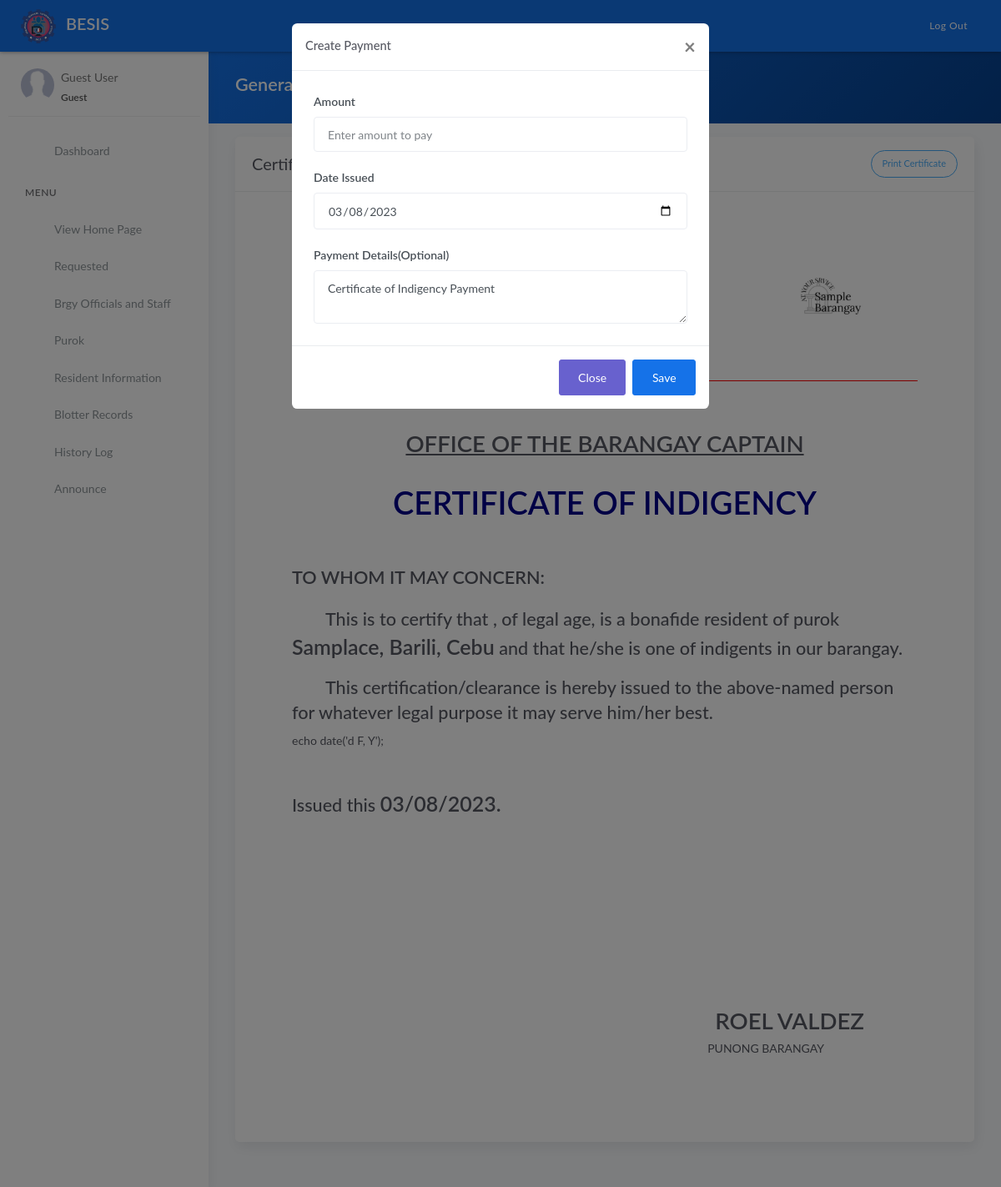
Page /generate_indi_cert.php on the earlier database version.
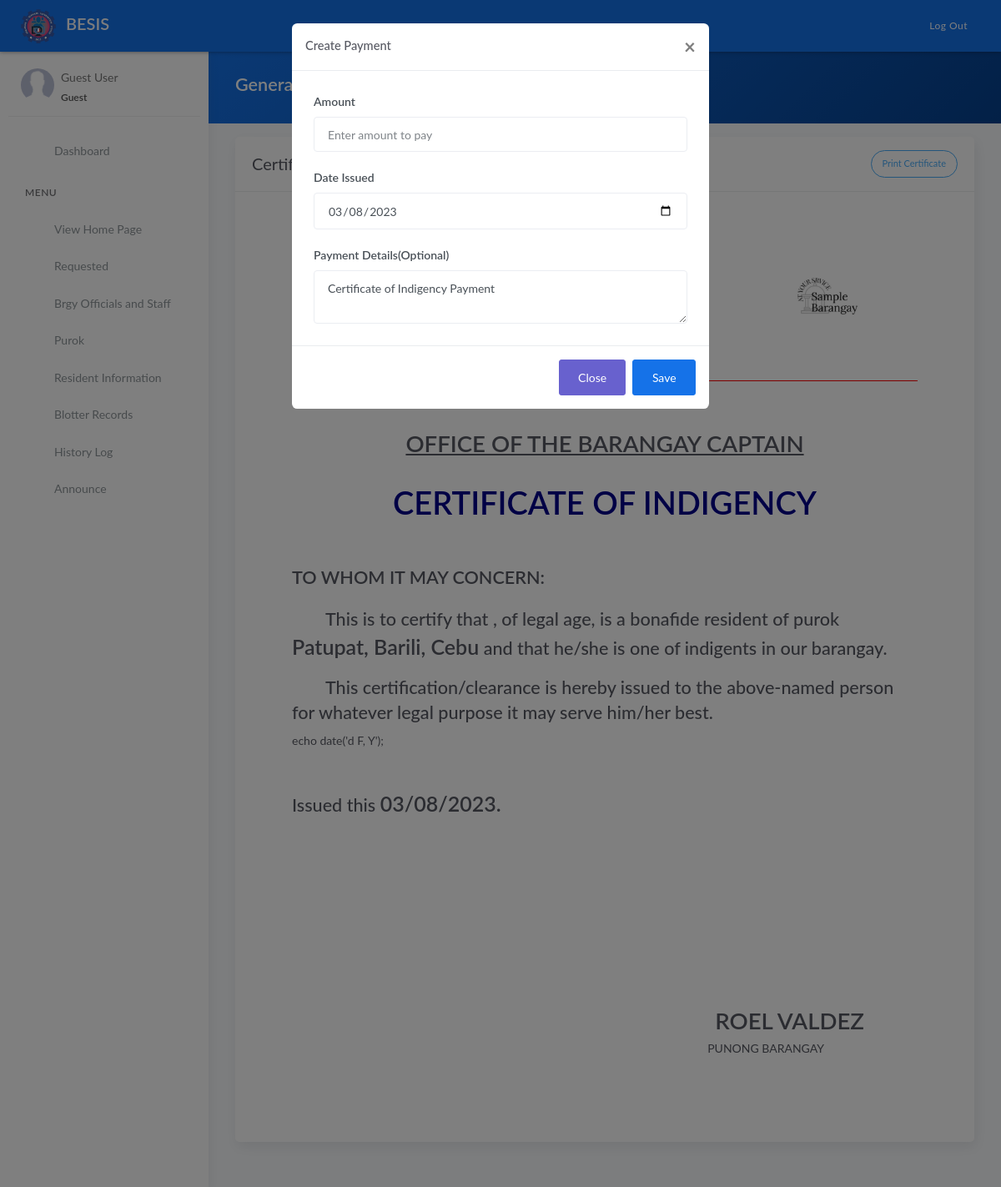
Same page on the later database version.
### tables this page shows
CREATE TABLE `tblbrgy_info` (
  `id` int(11) NOT NULL AUTO_INCREMENT,
  `province` varchar(100) DEFAULT NULL,
  `town` varchar(100) DEFAULT NULL,
  `brgy_name` varchar(50) DEFAULT NULL,
  `number` varchar(50) DEFAULT NULL,
  `text` text DEFAULT NULL,
  `image` varchar(200) DEFAULT NULL,
  `city_logo` varchar(100) DEFAULT NULL,
  `brgy_logo` varchar(100) DEFAULT NULL,
  PRIMARY KEY (`id`)
);

### templates/main-header.php (called while the page is built, shortened)
<?php include 'model/fetch_brgy_info.php' ?>

### model/fetch_brgy_info.php (called while the page is built, shortened)
<?php
    $query = "SELECT * FROM tblbrgy_info";
    $result = $conn->query($query);
	$row = $result->fetch_assoc();
	if($row){
		$province = $row['province'];
		$town	= $row['town'];
		$brgy 		= $row['brgy_name'];
		$brgy_logo		= $row['brgy_logo'];
	}
?>

### generate_indi_cert.php (the view, shortened to what the changed rows need)
<?php include 'server/server.php' ?>
<?php
    $c = "SELECT * FROM tblofficials JOIN tblposition ON tblofficials.position=tblposition.id WHERE tblposition.position='Captain'";
    $captain = $conn->query($c)->fetch_assoc();
?>
<!DOCTYPE html>
<html lang="en">
<head>
	<?php include 'templates/header.php' ?>
</head>
<body>
	<div class="wrapper">
		<?php include 'templates/main-header.php' ?>
		<div class="main-panel">
			<div class="content">
				<div class="panel-header bg-primary-gradient">
					<div class="page-inner">
						<div class="d-flex align-items-left align-items-md-center flex-column flex-md-row">
							<div>
								<h2 class="text-white fw-bold">Generate Certificate</h2>
							</div>
						</div>
					</div>
				</div>
				<div class="page-inner">
					<div class="row mt--2">
						<div class="col-md-12">
                            <div class="card">
								<div class="card-body m-5" id="printThis">
                                    <div class="d-flex flex-wrap justify-content-around" style="border-bottom:1px solid red">
										<div class="text-center">
											<h1 class="fw-bold mb-0">Barangay <?= ucwords($brgy) ?></h1>
										</div>
                                        <div class="text-center">
                                            <img src="assets/uploads/<?= $brgy_logo ?>" class="img-fluid" width="100">
										</div>
									</div>
                                    <div class="row mt-2">
                                        <div class="col-md-12">
                                            <div class="text-center mt-5">
                                                <h1 class="mt-4 fw-bold"><u>OFFICE OF THE BARANGAY CAPTAIN</u></h1>
                                            </div>
                                            <div class="text-center">
                                                <h1 class="mt-4 fw-bold mb-5" style="font-size:38px;color:darkblue">CERTIFICATE OF INDIGENCY</h1>
                                            </div>
                                            <h2 class="mt-5 fw-bold">TO WHOM IT MAY CONCERN:</h2>
                                            <h2 class="mt-3" style="text-indent: 40px;">This is to certify that
                                            , of legal age, is a bonafide resident of purok <span class="fw-bold" style="font-size:25px"><?= ucwords($resident['purok']) ?> <?= ucwords($brgy) ?>, <?= ucwords($town) ?>, <?= ucwords($province) ?></span> and that he/she is one of indigents in our barangay.</h2>
                                            <h2 class="mt-3" style="text-indent: 40px;">This certification/clearance is hereby issued to the above-named person for whatever legal purpose it may serve him/her best.</h2>echo date('d F, Y');
                                            <h2 class="mt-5">Issued this <span class="fw-bold" style="font-size:25px"><?= date('m/d/Y') ?>.</span></h2>
                                        </div>
                                        <div class="col-md-12">
                                            <div class="p-3 text-right mr-5" style="margin-top:200px">
                                                <h1 class="fw-bold mb-0 text-uppercase"><?= ucwords($captain['name']) ?></h1>
                                            </div>
                                        </div>
                                    </div>
								</div>
							</div>
						</div>
					</div>
				</div>
			</div>
		</div>
	</div>
</body>
</html>

Differences in the rows shown:
changed tblbrgy_info "Barili": brgy_name "Samplace" → "Patupat"
